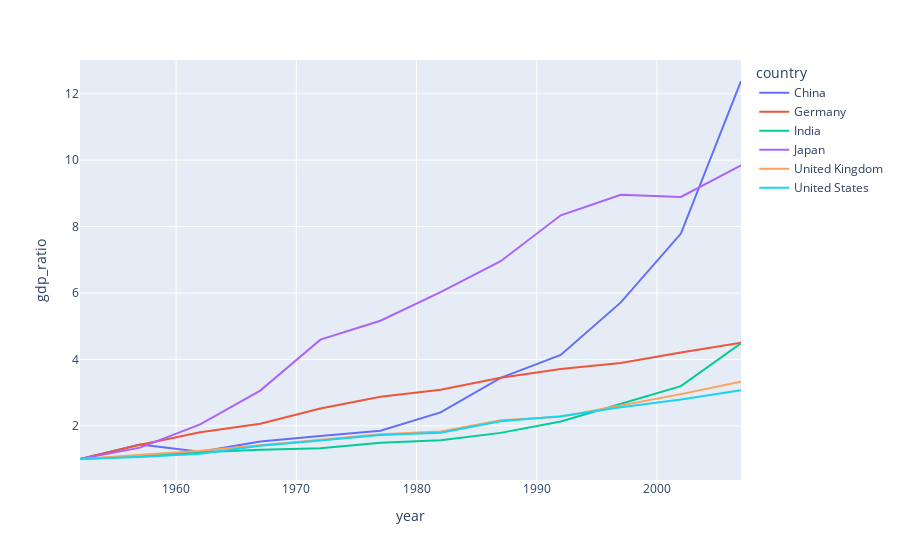

This figure's notebook cell:
### Code cell
px.line(top6_by_country_and_year, x='year', y='gdp_ratio', color='country')

### Figure 1 — Plotly figure (JSON) as saved in the notebook; plotly's stock layout.template omitted (floating-point values rounded to 4 significant figures)
{"data": [{"hovertemplate": "country=China<br>year=%{x}<br>gdp_ratio=%{y}<extra></extra>", "legendgroup": "China", "line": {"color": "#636efa", "dash": "solid"}, "marker": {"symbol": "circle"}, "mode": "lines", "name": "China", "orientation": "v", "showlegend": true, "type": "scatter", "x": [1952, 1957, 1962, 1967, 1972, 1977, 1982, 1987, 1992, 1997, 2002, 2007], "xaxis": "x", "y": [1, 1.438, 1.218, 1.53, 1.69, 1.851, 2.403, 3.443, 4.135, 5.717, 7.789, 12.38], "yaxis": "y"}, {"hovertemplate": "country=Germany<br>year=%{x}<br>gdp_ratio=%{y}<extra></extra>", "legendgroup": "Germany", "line": {"color": "#EF553B", "dash": "solid"}, "marker": {"symbol": "circle"}, "mode": "lines", "name": "Germany", "orientation": "v", "showlegend": true, "type": "scatter", "x": [1952, 1957, 1962, 1967, 1972, 1977, 1982, 1987, 1992, 1997, 2002, 2007], "xaxis": "x", "y": [1, 1.426, 1.806, 2.064, 2.522, 2.871, 3.084, 3.449, 3.71, 3.89, 4.204, 4.503], "yaxis": "y"}, {"hovertemplate": "country=India<br>year=%{x}<br>gdp_ratio=%{y}<extra></extra>", "legendgroup": "India", "line": {"color": "#00cc96", "dash": "solid"}, "marker": {"symbol": "circle"}, "mode": "lines", "name": "India", "orientation": "v", "showlegend": true, "type": "scatter", "x": [1952, 1957, 1962, 1967, 1972, 1977, 1982, 1987, 1992, 1997, 2002, 2007], "xaxis": "x", "y": [1, 1.08, 1.205, 1.282, 1.325, 1.488, 1.566, 1.787, 2.13, 2.669, 3.196, 4.487], "yaxis": "y"}, {"hovertemplate": "country=Japan<br>year=%{x}<br>gdp_ratio=%{y}<extra></extra>", "legendgroup": "Japan", "line": {"color": "#ab63fa", "dash": "solid"}, "marker": {"symbol": "circle"}, "mode": "lines", "name": "Japan", "orientation": "v", "showlegend": true, "type": "scatter", "x": [1952, 1957, 1962, 1967, 1972, 1977, 1982, 1987, 1992, 1997, 2002, 2007], "xaxis": "x", "y": [1, 1.342, 2.044, 3.061, 4.594, 5.163, 6.026, 6.956, 8.339, 8.958, 8.892, 9.84], "yaxis": "y"}, {"hovertemplate": "country=United Kingdom<br>year=%{x}<br>gdp_ratio=%{y}<extra></extra>", "legendgroup": "United Kingdom", "line": {"color": "#FFA15A", "dash": "solid"}, "marker": {"symbol": "circle"}, "mode": "lines", "name": "United Kingdom", "orientation": "v", "showlegend": true, "type": "scatter", "x": [1952, 1957, 1962, 1967, 1972, 1977, 1982, 1987, 1992, 1997, 2002, 2007], "xaxis": "x", "y": [1, 1.131, 1.25, 1.417, 1.593, 1.746, 1.827, 2.171, 2.275, 2.613, 2.954, 3.327], "yaxis": "y"}, {"hovertemplate": "country=United States<br>year=%{x}<br>gdp_ratio=%{y}<extra></extra>", "legendgroup": "United States", "line": {"color": "#19d3f3", "dash": "solid"}, "marker": {"symbol": "circle"}, "mode": "lines", "name": "United States", "orientation": "v", "showlegend": true, "type": "scatter", "x": [1952, 1957, 1962, 1967, 1972, 1977, 1982, 1987, 1992, 1997, 2002, 2007], "xaxis": "x", "y": [1, 1.061, 1.156, 1.396, 1.559, 1.721, 1.788, 2.136, 2.288, 2.557, 2.795, 3.07], "yaxis": "y"}], "layout": {"legend": {"title": {"text": "country"}, "tracegroupgap": 0}, "margin": {"t": 60}, "xaxis": {"anchor": "y", "domain": [0, 1], "title": {"text": "year"}}, "yaxis": {"anchor": "x", "domain": [0, 1], "title": {"text": "gdp_ratio"}}}}
